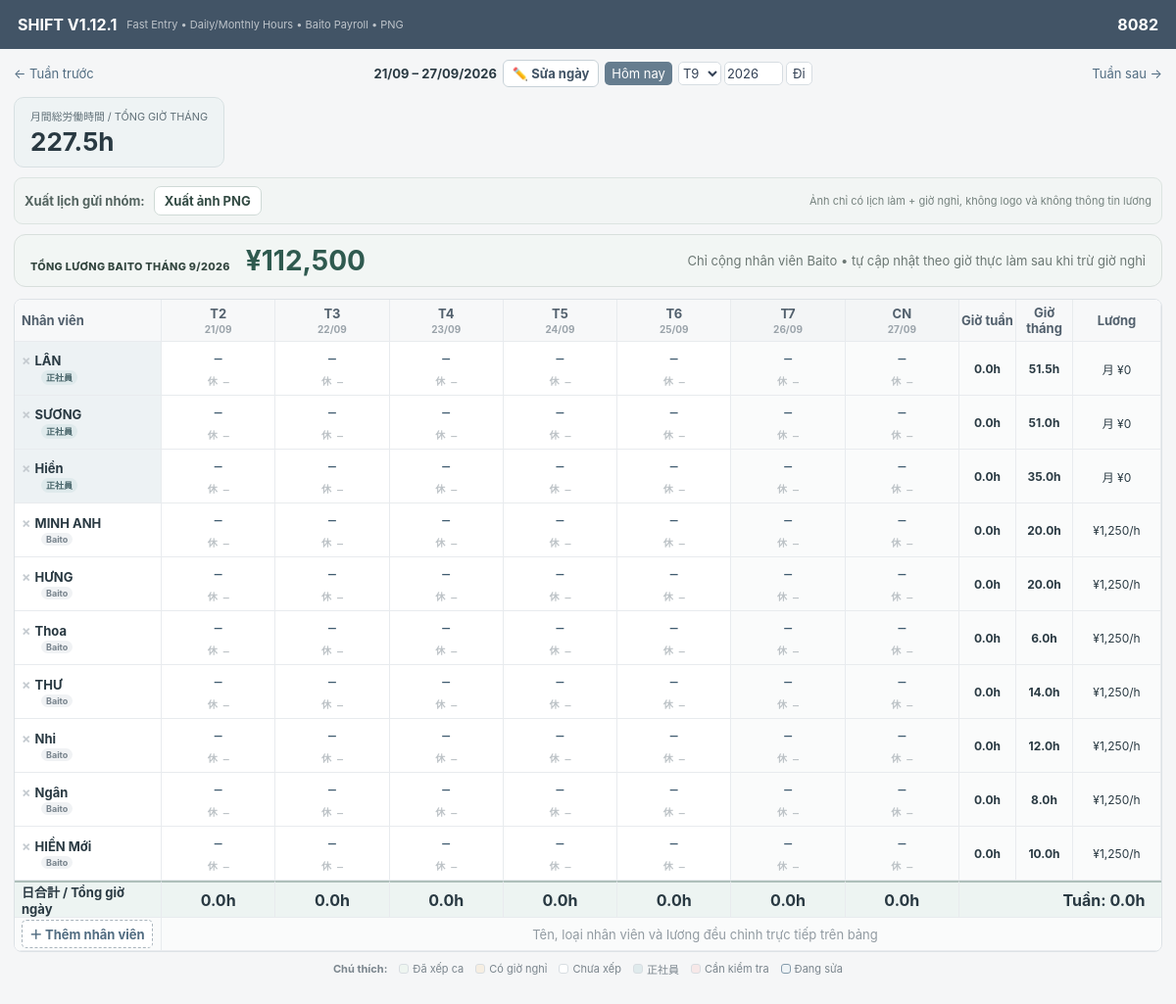
Screenshot of /?week=2026-09-21 with the database file from the repository.
### tables this page shows
CREATE TABLE staff(id INTEGER PRIMARY KEY,name TEXT NOT NULL,active INTEGER DEFAULT 1,staff_type TEXT DEFAULT 'baito',pay_type TEXT DEFAULT 'hourly',hourly_rate INTEGER DEFAULT 1250,monthly_salary INTEGER DEFAULT 0,sort_order INTEGER DEFAULT 0);

### app.py (the view)
@app.route('/')
def index():
 m=monday(request.args.get('week'));days=[m+timedelta(days=i) for i in range(7)];c=db();staff=c.execute('select * from staff where active=1 order by sort_order,id').fetchall();rows=c.execute('select * from shifts where work_date between ? and ?',(str(days[0]),str(days[-1]))).fetchall();# Monthly totals for the month containing the week start.
 month_start=m.replace(day=1)
 if m.month==12: month_end=date(m.year+1,1,1)-timedelta(days=1)
 else: month_end=date(m.year,m.month+1,1)-timedelta(days=1)
 month_rows=c.execute('select * from shifts where work_date between ? and ?',(str(month_start),str(month_end))).fetchall()
 c.close();sm={(r['staff_id'],r['work_date']):r for r in rows}
 totals={s['id']:sum(hours(sm.get((s['id'],str(d)))) for d in days) for s in staff}
 monthly_totals={s['id']:sum(hours(r) for r in month_rows if r['staff_id']==s['id']) for s in staff}
 pay={s['id']:(round(monthly_totals[s['id']]*(s['hourly_rate'] or 0)) if s['pay_type']=='hourly' else (s['monthly_salary'] or 0)) for s in staff}
 baito_monthly_pay=sum(round(monthly_totals[s['id']]*(s['hourly_rate'] or 0)) for s in staff if s['staff_type']=='baito')
 daily_totals={str(d):sum(hours(sm.get((s['id'],str(d)))) for s in staff) for d in days}
 monthly_all_hours=sum(monthly_totals.values())
 return render_template('index.html',staff=staff,days=days,sm=sm,totals=totals,monthly_totals=monthly_totals,pay=pay,baito_monthly_pay=baito_monthly_pay,daily_totals=daily_totals,monthly_all_hours=monthly_all_hours,prev=m-timedelta(days=7),nxt=m+timedelta(days=7),current_month=m.month,current_year=m.year)

### app.py (called while the page is built)
def db():
 c=sqlite3.connect(DB); c.row_factory=sqlite3.Row; return c

def monday(s=None):
 d=datetime.strptime(s,'%Y-%m-%d').date() if s else date.today();return d-timedelta(days=d.weekday())

def hdiff(a,b):
 if not a or not b:return 0
 x=datetime.strptime(a,'%H:%M');y=datetime.strptime(b,'%H:%M');return max(0,(y-x).seconds/3600)

def hours(r):
 if not r:return 0
 br=hdiff(r['break_start'],r['break_end']) if r['break_start'] and r['break_end'] else 0
 return max(0,hdiff(r['start'],r['end'])-br)

### templates/index.html (shortened to what this page needs)
<!doctype html><html lang="vi"><head><meta charset="utf-8"><meta name="viewport" content="width=device-width,initial-scale=1"><title>SHIFT V1.12.1 Export Fix</title><link rel="stylesheet" href="/static/style.css"></head><body>
<header><div><b>SHIFT V1.12.1</b><span>Fast Entry • Daily/Monthly Hours • Baito Payroll • PNG</span></div><b>8082</b></header><main>
<div class="toolbar"><a href="/?week={{prev}}">← Tuần trước</a><div class="date-tools"><strong>{{days[0].strftime('%d/%m')}} – {{days[-1].strftime('%d/%m/%Y')}}</strong><button type="button" id="changeWeekBtn" class="change-week-btn">✏️ Sửa ngày</button><a class="today" href="/">Hôm nay</a><form id="jumpForm"><select id="jumpMonth">{% for m in range(1,13) %}<option value="{{m}}" {% if m==current_month %}selected{% endif %}>T{{m}}</option>{% endfor %}</select><input id="jumpYear" type="number" value="{{current_year}}"><button>Đi</button></form></div><a href="/?week={{nxt}}">Tuần sau →</a></div>
<div class="month-kpis"><div><small>月間総労働時間 / TỔNG GIỜ THÁNG</small><strong>{{'%.1f'|format(monthly_all_hours)}}h</strong></div></div><div class="exportbar"><b>Xuất lịch gửi nhóm:</b><a href="#" id="exportPng">Xuất ảnh PNG</a><span>Ảnh chỉ có lịch làm + giờ nghỉ, không logo và không thông tin lương</span></div><div class="payroll-summary"><div><small>TỔNG LƯƠNG BAITO THÁNG {{current_month}}/{{current_year}}</small><strong>¥{{'{:,}'.format(baito_monthly_pay)}}</strong></div><span>Chỉ cộng nhân viên Baito • tự cập nhật theo giờ thực làm sau khi trừ giờ nghỉ</span></div><div class="tablewrap"><table><thead><tr><th>Nhân viên</th>{% for d in days %}<th class="{% if loop.index0>=5 %}weekend{% endif %}">{{['T2','T3','T4','T5','T6','T7','CN'][loop.index0]}}<small>{{d.strftime('%d/%m')}}</small></th>{% endfor %}<th class="sumcol">Giờ tuần</th><th class="sumcol">Giờ tháng</th><th class="ratecol">Lương</th><th class="paycol">Dự kiến</th></tr></thead><tbody>
{% for s in staff %}<tr class="staff-row" data-staff-id="{{s.id}}"><th class="staff {% if s.staff_type=='fulltime' %}fulltime-staff{% endif %}"><button class="del" data-id="{{s.id}}">×</button><span class="staffname" draggable="true" title="Giữ tên và kéo để đổi vị trí" data-id="{{s.id}}">{{s.name}}</span><button class="badge staffedit" data-id="{{s.id}}" data-type="{{s.staff_type}}" data-paytype="{{s.pay_type}}" data-hourly="{{s.hourly_rate}}" data-monthly="{{s.monthly_salary}}">{{'正社員' if s.staff_type=='fulltime' else 'Baito'}}</button></th>{% for d in days %}{% set r=sm.get((s.id,d|string)) %}<td class="shift {% if r %}has-shift{% endif %} {% if loop.index0>=5 %}weekend-cell{% endif %}" data-id="{{s.id}}" data-date="{{d}}" data-start="{{r.start if r else ''}}" data-end="{{r.end if r else ''}}" data-bs="{{r.break_start if r and r.break_start else ''}}" data-be="{{r.break_end if r and r.break_end else ''}}"><div class="work">{{(r.start ~ '–' ~ r.end) if r else '—'}}</div>{% if r and r.break_start and r.break_end %}<div class="break">休 {{r.break_start}}–{{r.break_end}}</div>{% else %}<div class="break empty">休 —</div>{% endif %}</td>{% endfor %}<td class="total"><b>{{'%.1f'|format(totals[s.id])}}h</b></td><td class="total monthly"><b>{{'%.1f'|format(monthly_totals[s.id])}}h</b></td><td class="rate">{% if s.pay_type=='hourly' %}¥{{'{:,}'.format(s.hourly_rate or 0)}}/h{% else %}月 ¥{{'{:,}'.format(s.monthly_salary or 0)}}{% endif %}</td><td class="pay"><b>¥{{'{:,}'.format(pay[s.id])}}</b></td></tr>{% endfor %}
<tr class="daily-total-row"><th>日合計 / Tổng giờ ngày</th>{% for d in days %}<td><b>{{'%.1f'|format(daily_totals[d|string])}}h</b></td>{% endfor %}<td colspan="4"><b>Tuần: {{'%.1f'|format(daily_totals.values()|sum)}}h</b></td></tr><tr class="addrow"><th><button id="addStaff">＋ Thêm nhân viên</button></th><td colspan="11">Tên, loại nhân viên và lương đều chỉnh trực tiếp trên bảng</td></tr></tbody></table></div>
<div class="legend"><b>Chú thích:</b><span><i class="lg green"></i>Đã xếp ca</span><span><i class="lg orange"></i>Có giờ nghỉ</span><span><i class="lg gray"></i>Chưa xếp</span><span><i class="lg ft"></i>正社員</span><span><i class="lg red"></i>Cần kiểm tra</span><span><i class="lg blue"></i>Đang sửa</span></div><div id="status"></div></main>
</body></html>

### rows the page displays
staff: name "LÂN", staff_type "正社員", start "—" "—" "—" "—" "—" "—" "—", totals "0.0", monthly_totals "51.5", monthly_salary "0"
staff: name "SƯƠNG", staff_type "正社員", start "—" "—" "—" "—" "—" "—" "—", totals "0.0", monthly_totals "51.0", monthly_salary "0"
staff: name "Hiền", staff_type "正社員", start "—" "—" "—" "—" "—" "—" "—", totals "0.0", monthly_totals "35.0", monthly_salary "0"
staff: name "MINH ANH", staff_type "Baito", start "—" "—" "—" "—" "—" "—" "—", totals "0.0", monthly_totals "20.0", hourly_rate "1,250"
staff: name "HƯNG", staff_type "Baito", start "—" "—" "—" "—" "—" "—" "—", totals "0.0", monthly_totals "20.0", hourly_rate "1,250"
staff: name "Thoa", staff_type "Baito", start "—" "—" "—" "—" "—" "—" "—", totals "0.0", monthly_totals "6.0", hourly_rate "1,250"
staff: name "THƯ", staff_type "Baito", start "—" "—" "—" "—" "—" "—" "—", totals "0.0", monthly_totals "14.0", hourly_rate "1,250"
staff: name "Nhi", staff_type "Baito", start "—" "—" "—" "—" "—" "—" "—", totals "0.0", monthly_totals "12.0", hourly_rate "1,250"
staff: name "Ngân", staff_type "Baito", start "—" "—" "—" "—" "—" "—" "—", totals "0.0", monthly_totals "8.0", hourly_rate "1,250"
staff: name "HIỀN Mới", staff_type "Baito", start "—" "—" "—" "—" "—" "—" "—", totals "0.0", monthly_totals "10.0", hourly_rate "1,250"

### other values shown
{{ days[0].strftime('%d/%m') }} "21/09"
{{ days[-1].strftime('%d/%m/%Y') }} "27/09/2026"
{{ '%.1f'|format(monthly_all_hours) }} "227.5"
{{ current_month }} "9"
{{ current_year }} "2026"
{{ '{:,}'.format(baito_monthly_pay) }} "112,500"
{{ ['T2','T3','T4','T5','T6','T7','CN'][loop.index0] }} "T2" "T3" "T4" "T5" "T6" "T7" "CN"
{{ d.strftime('%d/%m') }} "21/09" "22/09" "23/09" "24/09" "25/09" "26/09" "27/09"
{{ '%.1f'|format(daily_totals[d|string]) }} "0.0" "0.0" "0.0" "0.0" "0.0" "0.0" "0.0"
{{ '%.1f'|format(daily_totals.values()|sum) }} "0.0"
